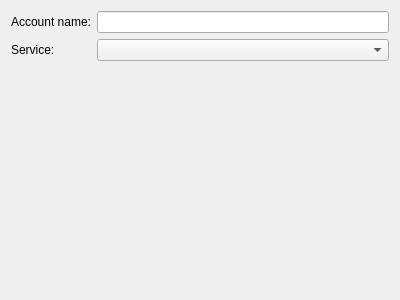
<?xml version="1.0" encoding="UTF-8"?>
<ui version="4.0">
 <class>NewAccountWizardFirstPage</class>
 <widget class="QWizardPage" name="NewAccountWizardFirstPage">
  <property name="geometry">
   <rect>
    <x>0</x>
    <y>0</y>
    <width>400</width>
    <height>300</height>
   </rect>
  </property>
  <property name="windowTitle">
   <string/>
  </property>
  <property name="title">
   <string>Account name and service</string>
  </property>
  <property name="subTitle">
   <string>Choose a name for the new account and select the service this account belongs to.</string>
  </property>
  <layout class="QFormLayout" name="formLayout">
   <item row="0" column="0">
    <widget class="QLabel" name="label">
     <property name="text">
      <string>Account name:</string>
     </property>
    </widget>
   </item>
   <item row="0" column="1">
    <widget class="QLineEdit" name="AccName_"/>
   </item>
   <item row="1" column="0">
    <widget class="QLabel" name="label_2">
     <property name="text">
      <string>Service:</string>
     </property>
    </widget>
   </item>
   <item row="1" column="1">
    <widget class="QComboBox" name="Service_"/>
   </item>
  </layout>
 </widget>
 <resources/>
 <connections/>
</ui>
